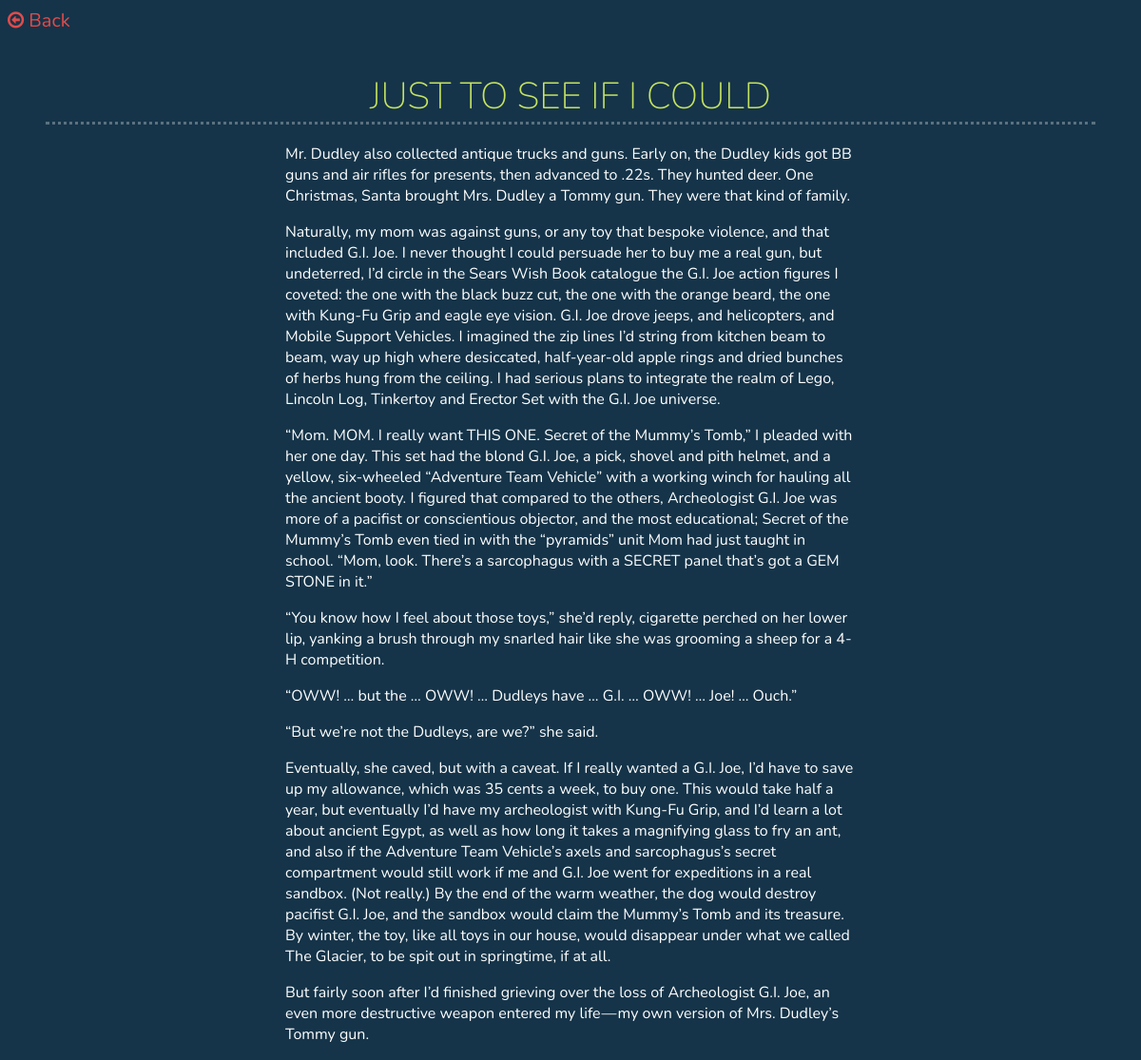
/blogs/just-to-see-if-i-could/, run on the app's committed database.
### blog/models.py (models this page shows, shortened)
@python_2_unicode_compatible
class Blog(models.Model):
    title = models.CharField(max_length=300, blank=True)
    content = models.TextField(blank=True)
    slug = models.SlugField(blank=True, default='')
    tags = models.CharField(max_length=300, blank=True,\
        default="")
    def __unicode__(self):
        return self.title
    __str__ = __unicode__

### blog/views.py (the view)
# urls.py: url(r'^blogs/(?P<slug>[-\w]+)/$', detail_view, name='single_blog'),
def detail_view(request, slug):
    blog = Blog.objects.get(slug=slug)
    return render(request, 'single.html', {'blog': blog})

### django_cluster/templates/single.html (shortened to what this page needs)
{% load staticfiles %}
<!DOCTYPE html>
<html>
<head>
</head>
<body>
    <a href="{% url 'home' %}" class="back-link"><i class="fa fa-arrow-circle-o-left"></i> Back </a>
    <h1 class="title-header">
            {{ blog.title }}
    </h1>
    <div class="content-wrapper">
        <p>{{ blog.content|safe }}</p>
    </div>
    <link rel="stylesheet" type="text/css" href="{% static 'css/dc_style.css' %}">
    <link rel="stylesheet" href="//maxcdn.bootstrapcdn.com/font-awesome/4.3.0/css/font-awesome.min.css">
</body>
</html>

### blog/static/css/dc_style.css (style rules this page uses)
body { background: #153449; }
h1.title-header { color: #c6e361; font-size: 39px; text-transform: uppercase; font-family: 'Nunito',sans-serif; font-weight: 200; border-bottom-style: dotted; border-color: #5b717f; margin: 20px 40px 20px; padding-top: 20px; text-align: center; }
.content-wrapper { padding-left: 20px; padding-right: 20px; max-width: 600px; width: 90%; margin-left: auto; margin-right: auto; color: #ffffff; font-family: 'Nunito',sans-serif; }
a.back-link { font-size: 20px; color: #e24b4b; font-family: 'Nunito',sans-serif; text-decoration: none; }

### data on the page
Blog: title "JUST TO SEE IF I COULD", content "Mr. Dudley also collected antique trucks and guns. Early on, the Dudley kids got BB guns and air rifles for presents, then advanced to .22s. They hunted deer. One Christmas, Santa brought Mrs. Dudley a Tommy gun. They were that kind of family. Naturally, my mom was against guns, or any toy that bespoke violence, and that included G.I. Joe. I never thought I could persuade her to buy me a real gun, but undeterred, I’d circle in the Sears Wish Book catalogue the G.I. Joe action figures I coveted: the one with the black buzz cut, the one with the orange beard, the one with Kung-Fu Grip and eagle eye vision. G.I. Joe drove jeeps, and helicopters, and Mobile Support Vehicles. I imagined the zip…"
